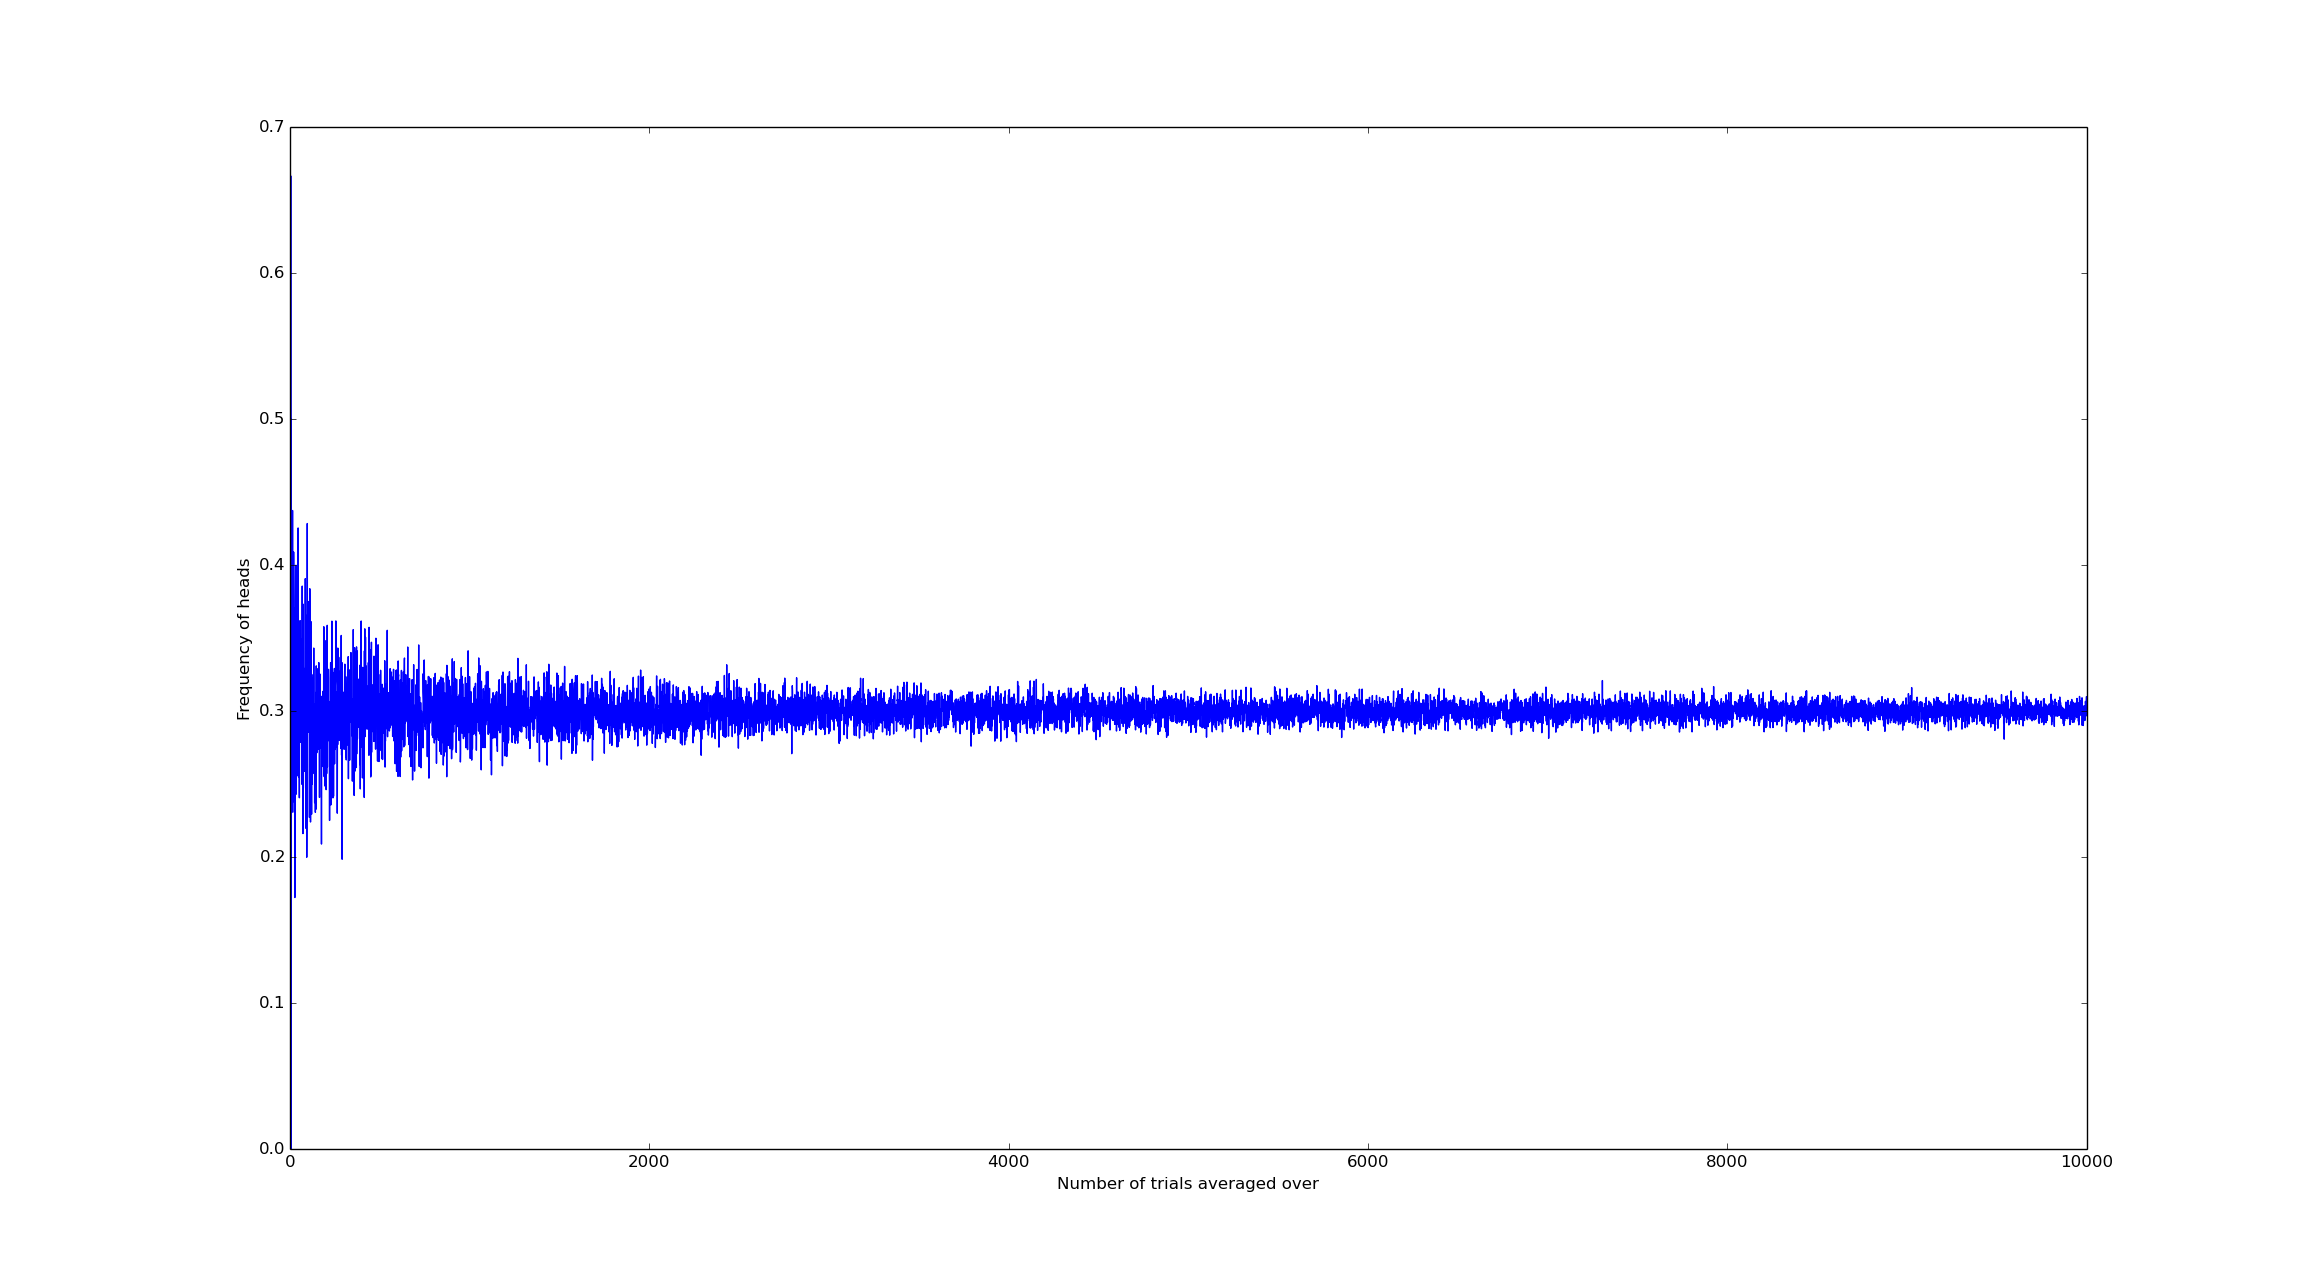

This figure's Python source:
import random
import matplotlib.pyplot as plt

p=0.3
headsfreq=[]
maxtrials=10000

for n in range(maxtrials):
	heads=0.0
	for i in range(n+1):
		if(random.random()<=p):
			heads+=1

	headsfreq.append(heads/(n+1))

#print(headsfreq)
plt.plot(range(maxtrials),headsfreq)
plt.xlabel("Number of trials averaged over")
plt.ylabel("Frequency of heads")
plt.show()
